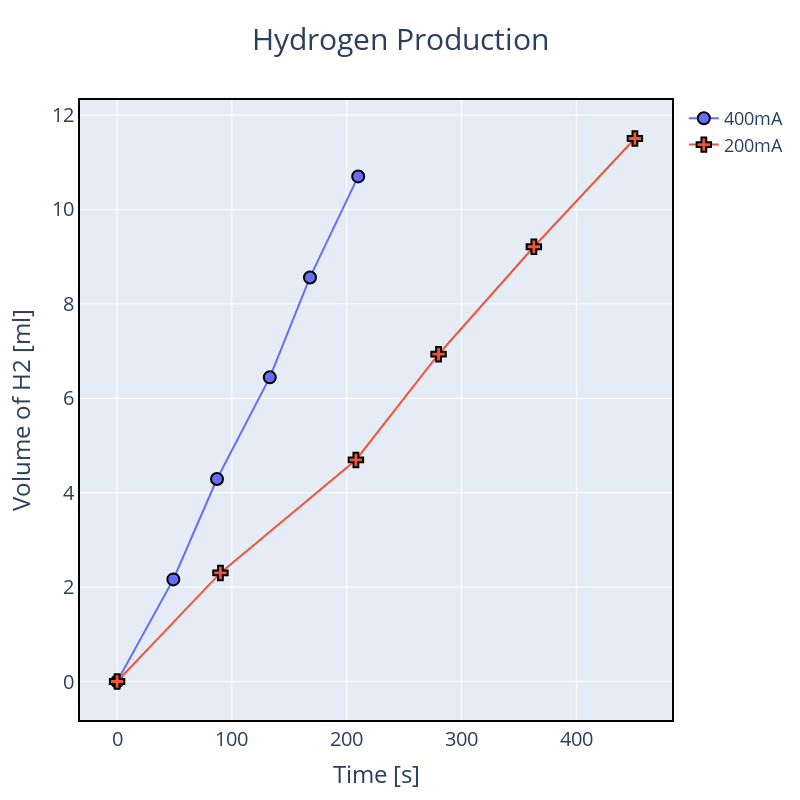

Notebook code for this chart:
### Code cell
# Plot H2 production data using plotly
# Plot 400mA and 200mA against time

# Calculate the slope of the line of best fit for 400mA
# Get x and y values
x = df_prod_400ma['time']
y = df_prod_400ma['v_hydrogen_corrected']
# Calculate slope
slope400, intercept, r_value, p_value, std_err = scipy.stats.linregress(x, y)
# Print 
print('Slope 400mA: ', slope400)

# Calculate the slope of the line of best fit for 200mA
# Get x and y values
x = df_prod_200ma['time']
y = df_prod_200ma['v_hydrogen_corrected']
# Calculate slope
slope200, intercept, r_value, p_value, std_err = scipy.stats.linregress(x, y)
# Print
print('Slope 200mA: ', slope200)

print("Slope 400mA:200mA ratio:", slope400/slope200)

fig = go.Figure()
# Size 800x800, background color white, no grid, black border, Title font size 30, axis font size 20, legend font size 18
fig.update_layout(width=800, height=800, 
                #   plot_bgcolor='white', 
                #   paper_bgcolor='white', 
                  title_font_size=30, 
                  font_size=20, 
                  legend_font_size=18)

# Add 400mA data
fig.add_trace(go.Scatter(x=df_prod_400ma['time'], y=df_prod_400ma['v_hydrogen_corrected'], mode='lines+markers',
                        line=dict(width=2),
                        marker=dict(size=12, line=dict(width=2, color='black')), 
                        name='400mA'))
# Add 200mA data
fig.add_trace(go.Scatter(x=df_prod_200ma['time'], y=df_prod_200ma['v_hydrogen_corrected'], mode='lines+markers', 
                        line=dict(width=2),
                        marker=dict(size=12, symbol='cross', line=dict(width=2, color='black')),
                        name='200mA'))

# Add axis labels
fig.update_xaxes(title_text='Time [s]')
fig.update_yaxes(title_text='Volume of H2 [ml]')
# Remove gridlines
fig.update_xaxes(showgrid=True, zeroline=False)
fig.update_yaxes(showgrid=True, zeroline=False)
# Add border
fig.update_xaxes(showline=True, linewidth=2, linecolor='black', mirror=True)
fig.update_yaxes(showline=True, linewidth=2, linecolor='black', mirror=True)

# Add title
fig.update_layout(title_text='Hydrogen Production', title_x=0.5)

# Save figure
fig.show()

### Figure 1 — Plotly figure (JSON) as saved in the notebook; plotly's stock layout.template omitted (floating-point values rounded to 4 significant figures)
{"data": [{"line": {"width": 2}, "marker": {"line": {"color": "black", "width": 2}, "size": 12}, "mode": "lines+markers", "name": "400mA", "type": "scatter", "x": [0, 49, 87, 133, 168, 210], "y": [0, 2.163, 4.29, 6.443, 8.56, 10.7]}, {"line": {"width": 2}, "marker": {"line": {"color": "black", "width": 2}, "size": 12, "symbol": "cross"}, "mode": "lines+markers", "name": "200mA", "type": "scatter", "x": [0, 90, 208, 280, 363, 451], "y": [0, 2.3, 4.693, 6.933, 9.21, 11.5]}], "layout": {"font": {"size": 20}, "height": 800, "legend": {"font": {"size": 18}}, "title": {"font": {"size": 30}, "text": "Hydrogen Production", "x": 0.5}, "width": 800, "xaxis": {"linecolor": "black", "linewidth": 2, "mirror": true, "showgrid": true, "showline": true, "title": {"text": "Time [s]"}, "zeroline": false}, "yaxis": {"linecolor": "black", "linewidth": 2, "mirror": true, "showgrid": true, "showline": true, "title": {"text": "Volume of H2 [ml]"}, "zeroline": false}}}
